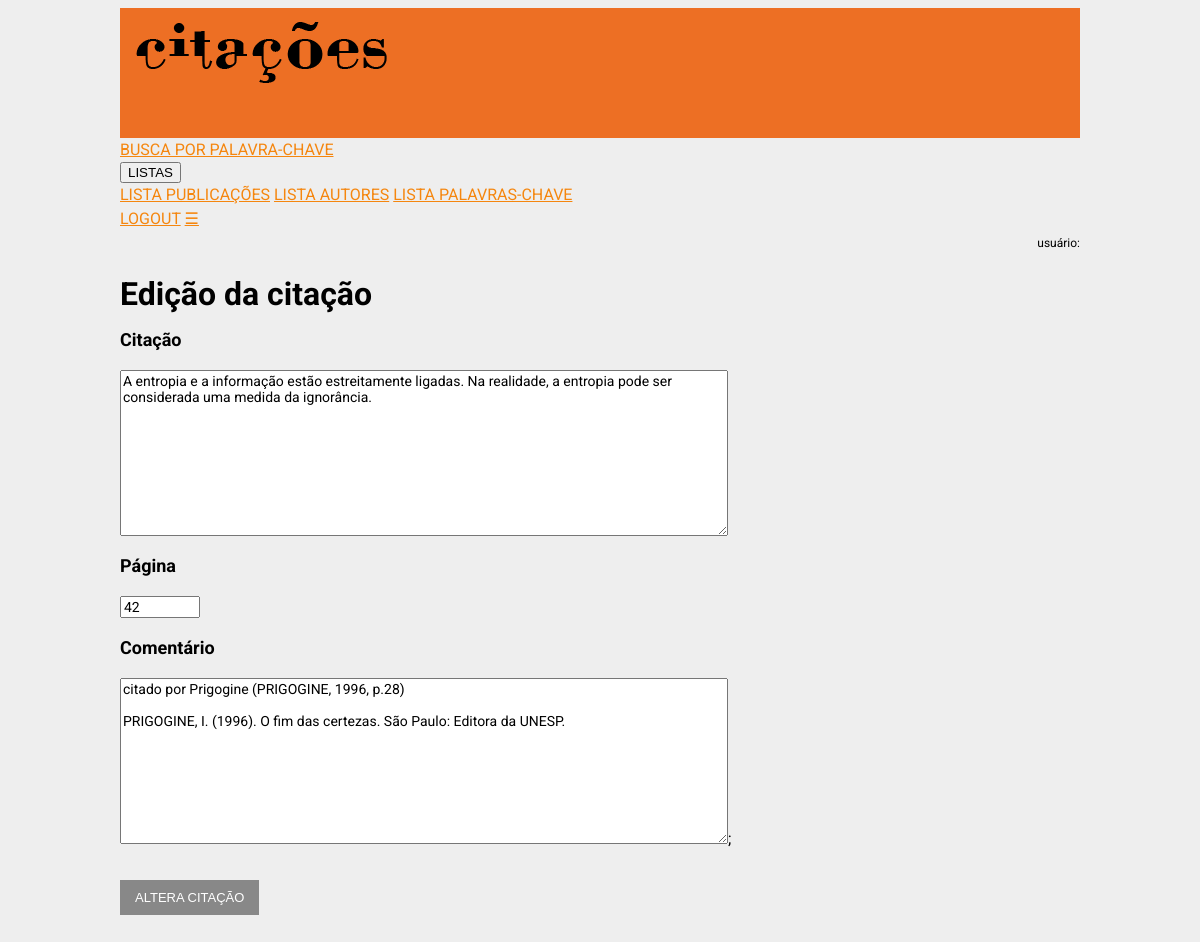
Page /raiz/_sobras/_editaCitacao.php?IdCitacao=42 on the committed database.
### tables this page shows
CREATE TABLE `citacao` (
  `IdCitacao` int(11) NOT NULL,
  `IdPublicacao` int(11) NOT NULL,
  `CitPg` varchar(6) DEFAULT NULL,
  `CitCitacao` text NOT NULL,
  `CitComentario` text DEFAULT NULL
);

### raiz/_sobras/_editaCitacao.php (the view, shortened to what this page needs)
<html>
<head>
</head>
<link rel="stylesheet" type="text/css" href="estilos.css" media="screen" />
<body>
    <div id="divGeral">
        <?php
            include_once( "inc/i_topo.php" );
        ?>
        <h1>Edição da citação</h1>
        <div id="editaCitacao">
        <?php
            $IdCitacao = $_GET[ 'IdCitacao' ];
            $query4 = "SELECT * ";
            $query4 .= "FROM citacao ";
            $query4 .= "WHERE IdCitacao =" . $IdCitacao;
            mysqli_set_charset($connection,"utf8");
            $result4 = mysqli_query( $connection, $query4 );
            $row4 = mysqli_fetch_assoc( $result4 );
        ?>
        <form action="commitUpdateCitacao.php" method="POST">
            <h3>Citação</h3>
            <textarea rows="10" cols="80" id="CitCitacao" name="CitCitacao" class="CitCitacao"><?php echo $row4[ 'CitCitacao' ] ?></textarea>
            <h3>Página</h3>
            <input id="CitPg" name="CitPg" class="CitPg" size="8" value="<?php echo $row4[ 'IdCitacao' ] ?>">
            <h3>Comentário</h3>
            <textarea rows="10" cols="80" id="CitComentario" name="CitComentario" class="CitComentario" size="50"><?php echo $row4[ 'CitComentario' ] ?></textarea>;
            <br /><br />
            <button class="botao" type="submit" name="submit">ALTERA CITAÇÃO</button>
        </form>
        </div>
    </div>
</body>
</html>

### raiz/inc/estilos.css (style rules this page uses)
body { font-family: Roboto, "Trebuchet MS", Verdana, "sans-serif"; font-size: 16px; line-height: 24px; background-color: #eee; color: #000; }
#divGeral { max-width: 960px; margin: 0 auto 50px; padding: 0 30px; }
h1 { font-size: 32px; }
h3 { font-size: 18px; }
input { font-size: 14px; }
form input, form textarea { font-family: Roboto, "Trebuchet MS", Verdana, "sans-serif"; font-size: 14px; }
.botao { cursor: pointer; background-color: #888; border: none; color: white; padding: 10px 15px; margin: 5px 10px 5px 0; text-align: center; text-decoration: none; display: inline-block; font-size: 13px; }

### rows in the picture
citacao: CitCitacao "A entropia e a informação estão estreitamente ligadas. Na realidade, a entropia pode ser considerada uma medida da ignorância.", CitPg "42", CitComentario "citado por Prigogine (PRIGOGINE, 1996, p.28) PRIGOGINE, I. (1996). O fim das certezas. São Paulo: Editora da UNESP."
